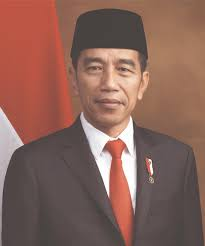
#> input picture Jokowi/jokowi_002.jpg, 205 x 246 px, given as the content of the folder dataset/, which was not available
$ jupyter execute --allow-errors facerecognition-SVM.ipynb
#> lines starting #> are read from the running program, lines starting #| are printed output that depends on the picture; pictures that were not available may be replaced by others from this repository, and a replacement may not be noted
[cell 1]
from time import time
import numpy, os
from sklearn.metrics import classification_report
from sklearn.metrics import confusion_matrix
from sklearn.model_selection import train_test_split
from sklearn.model_selection import GridSearchCV
from sklearn.decomposition import PCA
from sklearn.svm import SVC
import cv2

#Path to the root image directory containing sub-directories of images
path="dataset/"

data_slice = [70,195,78,172] # [ ymin, ymax, xmin, xmax]
# to extract the ‘interesting’ part of the image files
# and avoid use statistical correlation from the background

# resize ratio to reduce sample dimention
resize_ratio = 2.5

h = int((data_slice[1] - data_slice[0])/resize_ratio) #ymax - ymin slice, Height of image in float
w = int((data_slice[3] - data_slice[2])/resize_ratio) #xmax - xmin slice, Width of image in float
print("Image dimension after resize (h,w) :", h, w)

n_sample = 0 #Initial sample count
label_count = 0 #Initial label count
n_classes = 0 #Initial class count

#PCA Component
n_components = 7

[cell 2]
#Flat image Feature Vector
X=[]
#Int array of Label Vector
Y=[]

target_names = [] #Array to store the names of the persons

for directory in os.listdir(path):
    for file in os.listdir(path+directory):
        img=cv2.imread(path+directory+"/"+file)[data_slice[0]:data_slice[1], data_slice[2]:data_slice[3]]
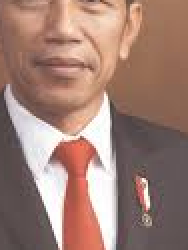
#> img: shape (125, 94, 3) (shown 2 times larger); mean B, G, R 116.8, 127.4, 159.5
        img=cv2.resize(img, (w,h))
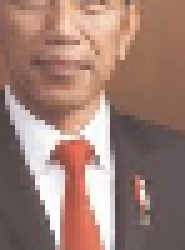
#> img: shape (50, 37, 3) (shown 5 times larger); mean B, G, R 116.8, 127.4, 159.4
        img=cv2.cvtColor(img, cv2.COLOR_BGR2GRAY)
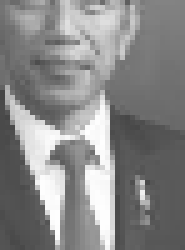
#> img: shape (50, 37) (shown 5 times larger); min 69, max 255, mean 135.8
        featurevector=numpy.array(img).flatten()
#> featurevector = 1850 values, max 255 at index 979, min 69 at index 666, mean 135.8
#> `testImageFeatureVector=numpy.array(testImage).flatten()`: testImageFeatureVector has the same summary as featurevector
        X.append(featurevector)
        Y.append(label_count)
        n_sample = n_sample + 1
    target_names.append(directory)
    label_count=label_count+1


print("Samples :", n_sample)
print("Class :", target_names)
n_classes = len(target_names)

#> (a cell that did not finish here is left out)

[cell 4]
import matplotlib.pyplot as plt
def plot_gallery(images, titles, h, w, n_row=3, n_col=4):
    """Helper function to plot a gallery of portraits"""
    plt.figure(figsize=(1.8 * n_col, 2.4 * n_row))
    plt.subplots_adjust(bottom=0, left=.01, right=.99, top=.90, hspace=.35)
    for i in range(n_components):
        plt.subplot(n_row, n_col, i + 1)
        plt.imshow(images[i], cmap=plt.cm.gray)
        plt.title(titles[i], size=12)
        plt.xticks(())
        plt.yticks(())

#> (the rest of this cell did not finish here and is left out)

[cell 5]
###############################################################################
# Train a SVM classification model
print("\n")
print("Fitting the classifier to the training set")
t0 = time()
param_grid = {'C': [1e3, 5e3, 1e4, 5e4, 1e5],
              'gamma': [0.0001, 0.0005, 0.001, 0.005, 0.01, 0.1], }
clf = GridSearchCV(SVC(kernel='rbf', class_weight='balanced'), param_grid, verbose=5)
#> (the rest of this cell did not finish here and is left out)

[cell 6]
path_testdata = "test/"
#> (the rest of this cell did not finish here and is left out)

[cell 7]
import numpy as np
import cv2

cap = cv2.VideoCapture(0)
face_cascade = cv2.CascadeClassifier('haarcascades/haarcascade_frontalface_default.xml')

cap.set(3,640)
cap.set(4,480)

while(True):
    # Capture frame-by-frame
    test = []
    face = []
    ret, frame = cap.read()
#> frame is the input picture: shape (246, 205, 3); mean B, G, R 89.1, 99.3, 136.6
    xv, yv, cv = frame.shape
#> xv = 246; yv = 205; cv = 3
    if ret == True :

        gray = cv2.cvtColor(frame, cv2.COLOR_BGR2GRAY)
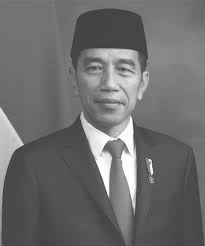
#> gray: shape (246, 205); min 57, max 255, mean 109.4

        faces = face_cascade.detectMultiScale(gray, 1.3, 5)
#> faces = [[67, 36, 85, 85]]
        for (x,y,wf,hf) in faces:
            cy, cx = y + (hf//2), x + (wf//2)
            max_len = max(max(hf//2,wf//2), 125)

            if (x - max_len) <= 0 or (x + max_len) >= xv or (y - max_len) <= 0 or (y + max_len) >= yv :
                continue
            face_crop = (frame[cy-max_len:cy+max_len, cx-max_len:cx+max_len])
            face_crop = face_crop[data_slice[0]:data_slice[1], data_slice[2]:data_slice[3]]

            testImage = cv2.resize(face_crop, (w,h))
            cv2.imshow('face',testImage)

            testImage=cv2.cvtColor(testImage, cv2.COLOR_BGR2GRAY)
            testImageFeatureVector=numpy.array(testImage).flatten()
            test.append(testImageFeatureVector)
            testImagePCA = pca.transform(test)
            testImagePredict=clf.predict(testImagePCA)

            # create box on detected face
            frame = cv2.rectangle(frame,(x,y),(x+wf,y+hf),(255,255,0),1)
            frame = cv2.rectangle(frame,(x,y+hf),(x+wf,y+hf+30),(255,255,0),-1)
            # print label name on image
            cv2.putText(frame, "Name : " + target_names[testImagePredict[0]], (x + x//10, y+hf+20), \
                        cv2.FONT_HERSHEY_SIMPLEX, 0.6, (255, 255, 255), 1)
#> this loop made 1 pass
#> (x, y, wf, hf, cy, cx, max_len) on pass 1: (67, 36, 85, 85, 78, 109, 125)
#> after the loop, test = []

        cv2.imshow('frame',frame)

        if cv2.waitKey(1) & 0xFF == ord('q'):
#> (key q is pressed here)
            break

# When everything done, release the capture
cap.release()
cv2.destroyAllWindows()
